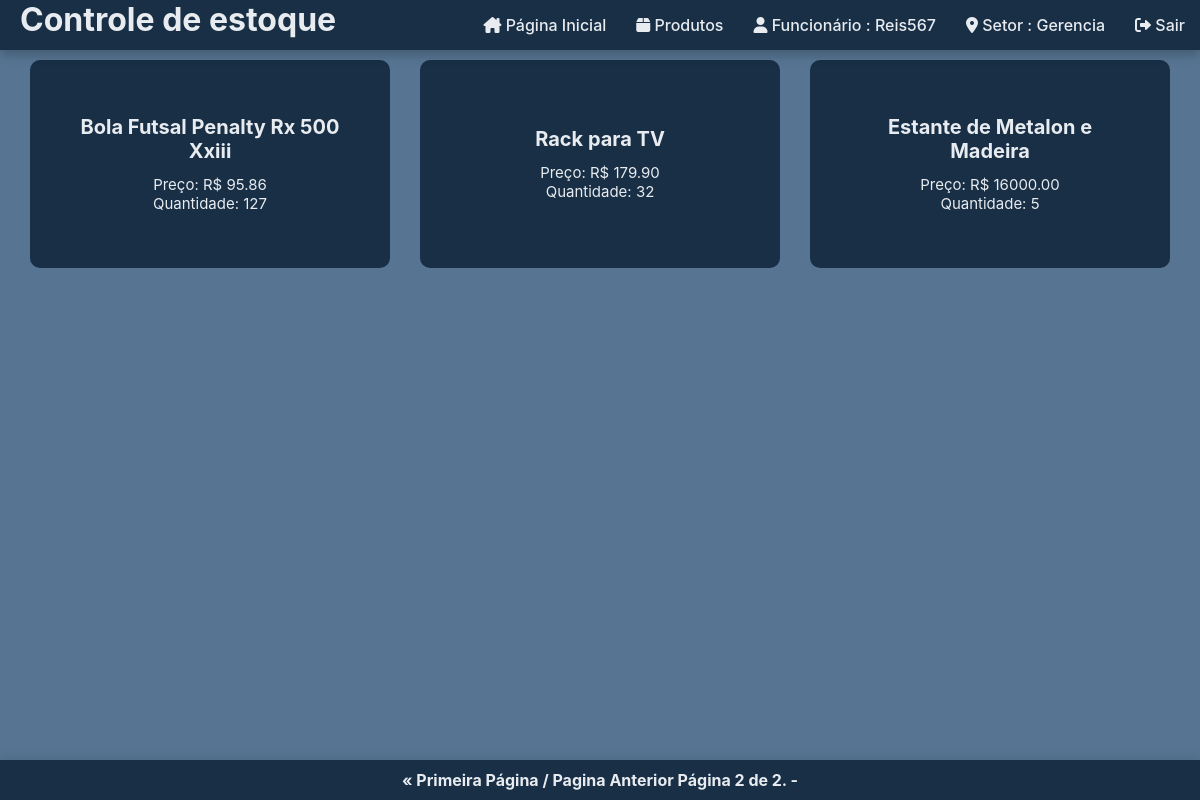
/produtos/?page=2 (signed in), run on the app's committed database.
### sistema_loja/models.py (models this page shows, shortened)
class Vendedor(models.Model):
    user = models.OneToOneField(User, on_delete=models.CASCADE,default=1)
    departamento = models.ForeignKey(Departamento, on_delete=models.SET_NULL, null=True)
    foto = models.ImageField(upload_to='vendedores/', blank=True, null=True)
    class Meta:
            verbose_name = "Vendedor"
            verbose_name_plural = "Vendedores"

class Departamento(models.Model):
    nome = models.CharField(max_length=100)
    class Meta:
        verbose_name = "Departamento"
        verbose_name_plural = "Departamentos"
    def __str__(self):
        return self.nome

class Produto(models.Model):
    nome = models.CharField(max_length=100)
    foto = models.ImageField(upload_to='produtos/', blank=True, null=True)
    tipo = models.ForeignKey(TipoProduto, on_delete=models.CASCADE)
    descricao = models.TextField()
    preco = models.DecimalField(max_digits=10, decimal_places=2)
    quantidade = models.PositiveIntegerField()
    class Meta:
        verbose_name = "Produto"
        verbose_name_plural = "Produtos"

### sistema_loja/views.py (the view)
# urls.py: path('produtos/', views.lista_produtos, name='lista_produtos'),
@login_required
def lista_produtos(request):
    user = request.user
    if user.is_superuser:
        produtos = Produto.objects.all().order_by('tipo__departamento__nome')
    elif user.vendedor:
        departamento_vendedor = user.vendedor.departamento
        produtos = Produto.objects.filter(tipo__departamento=departamento_vendedor).order_by('nome')
    else:
        produtos = Produto.objects.none()  # Se nenhum vendedor ou gerência, não mostrar produtos
    paginator = Paginator(produtos, 15)  # Dividir a lista de produtos em páginas de 15 itens cada
    page_number = request.GET.get('page')  # Obter o número da página da query string
    page = paginator.get_page(page_number)  # Obter a página atual
    return render(request, 'lista_produtos.html',
    {
        'produtos': produtos,
        'page': page,
    })

### sistema_loja/templates/lista_produtos.html (shortened to what this page needs)
{% extends 'base.html' %}
{% block content %}
<div class="products-body">
    <div class="produtos-container">
        {% for produto in page %}
        <div class="produto-card">
            <a href="{% url 'detalhes_produto' produto.id %}">
                <div class="produto-content">
                    <h2>{{ produto.nome }}</h2>
                    <p>Preço: R$ {{ produto.preco }}</p>
                    <p>Quantidade: {{ produto.quantidade }}</p>
                </div>
            </a>
        </div>
        {% endfor %}
    </div>
</div>
<div class="pagination">
    <span class="step-links">
        {% if page.has_previous %}
            <a href="?page=1">&laquo; Primeira Página</a> /
            <a href="?page={{ page.previous_page_number }}">Pagina Anterior</a>
        {% endif %}
        <span class="current-page">
            Página {{ page.number }} de {{ page.paginator.num_pages }}. -
        </span>
    </span>
</div>
{% endblock %}

### sistema_loja/templates/base.html (shortened to what this page needs)
{% load static %}
<!DOCTYPE html>
<html>
<head>
    <link rel="stylesheet" href="{% static 'css/reset.css' %}">
    <link rel="stylesheet" href="{% static 'css/style.css' %}">
    <link rel="stylesheet" href="https://cdnjs.cloudflare.com/ajax/libs/font-awesome/6.0.0-beta3/css/all.min.css">
</head>
<body>
    <header>
        <div class="header">
            <div class="title-box">
                <h1 class="title"><a href="{% url 'home' %}">Controle de estoque</a></h1>
            </div>
            <div class="header-items">
                <nav>
                    <ul>
                        <li><a href="{% url 'home' %}"><i class="fa-solid fa-house-chimney"></i>  Página Inicial</a></li>
                        <li><a href="{% url 'lista_produtos' %}"><i class="fa-solid fa-box"></i>  Produtos</a></li>
                        {% if user.is_authenticated %}
                        <li><span><i class="fa-solid fa-user"></i>  Funcionário : {{ user.username }}</span></li>
                        <li><span><i class="fa-solid fa-location-dot"></i>  Setor : {{ user.vendedor.departamento }}</span></li>
                            <li>
                                <a href="{% url 'logout' %}">
                                    <i class="fa-solid fa-right-from-bracket"></i>  Sair
                                </a>
                            </li>
                        {% else %}
                            <li><a href="{% url 'login' %}"><i class="fa-solid fa-door-open"></i>  Login</a></li>
                        {% endif %}
                    </ul>
                </nav>
            </div>
        </div>
    </header>
    <main>
        {% block content %}{% endblock %}
    </main>
</body>
</html>

### sistema_loja/static/css/style.css (style rules this page uses)
:root { --prim-color:#577593; --sec-color: #182f46; --th-color: #022648; --white-color:#e8ecf0; --black-color:#010a12; --shadow-bot: 0px 6px 10px rgba(0, 0, 0, 0.2);; }
body { height: 100vh; }
.header { display: flex; position: fixed; justify-content: space-between; width: 100%; background: var(--sec-color); box-shadow: var(--shadow-bot); }
.header-items ul { display: flex; justify-content: space-between; align-items: center; flex-direction: row; }
.header-items li { margin: 15px; color: var(--white-color); font-weight: 500; }
.header-items a { color: var(--white-color); font-weight: 500; }
.title { margin-left: 20px; }
.title a { color: var(--white-color); }
.products-body { height: 100vh; background: var(--prim-color); }
.produtos-container { display: grid; grid-template-columns: repeat(auto-fill, minmax(300px, 1fr)); gap: 30px; margin-right: 30px; margin-left: 30px; align-items: center; justify-items: center; padding-top: 50px; }
.produto-card { margin-top: 20px; display: flex; flex-direction: column; justify-content: center; align-items: center; background: var(--sec-color); padding: 45px; border-radius: 10px; width: 100%; height: 100%; }
.produto-card a { color: var(--white-color); text-align: center; }
.produto-content h2 { font-size: 20px; margin-bottom: 12px; }
.produto-content p { font-size: 15px; }
.pagination { display: flex; justify-content: center; align-items: center; position: fixed; bottom: 0; left: 0; width: 100%; font-weight: bold; max-width: 100vw; background: var(--sec-color); color: var(--white-color); padding: 10px; box-shadow: 0px -4px 10px rgba(0, 0, 0, 0.1); z-index: 1; }
.pagination a { color: var(--white-color); }

### data on the page
Produto: nome "Bola Futsal Penalty Rx 500 Xxiii", preco "95.86", quantidade "127"
Produto: nome "Rack para TV", preco "179.90", quantidade "32"
Produto: nome "Estante de Metalon e Madeira", preco "16000.00", quantidade "5"

### other printed values
{{ user.username }} "Reis567"
{{ user.vendedor.departamento }} "Gerencia"
{{ page.number }} "2"
{{ page.paginator.num_pages }} "2"
